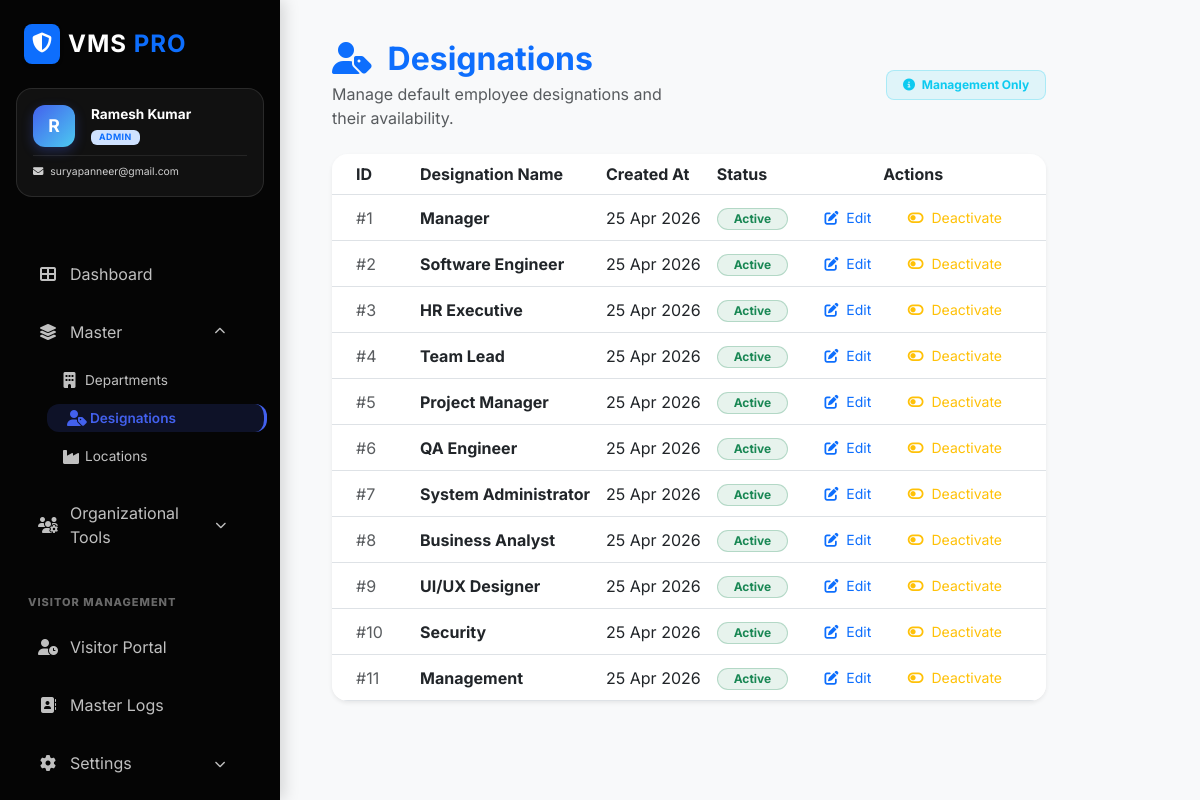
The page /designations.php (signed in) on the database its author committed.
### tables this page shows
CREATE TABLE `designation_master` (
  `id` int(11) NOT NULL,
  `designation_name` varchar(100) NOT NULL,
  `status` int(11) DEFAULT 1,
  `created_at` datetime DEFAULT current_timestamp()
);

### designations.php (the view, shortened to what this page needs)
<?php
include("includes/config.php");
$designations = $con->query("SELECT * FROM designation_master ORDER BY id ASC")->fetchAll();
include("includes/header.php");
include("includes/sidebar.php");
?>
<div class="content">
    <div class="container-fluid content-animate">
        <div class="row mb-4 align-items-center">
            <div class="col-md-6">
                <h2 class="fw-bold text-primary mb-1"><i class="fas fa-user-tag me-2"></i> Designations</h2>
                <p class="text-muted mb-0">Manage default employee designations and their availability.</p>
            </div>
            <div class="col-md-6 text-md-end mt-3 mt-md-0">
                <div class="badge bg-info bg-opacity-10 text-info border border-info border-opacity-25 px-3 py-2 rounded-3">
                    <i class="fas fa-info-circle me-1"></i> Management Only
                </div>
            </div>
        </div>
        <div class="card border-0 shadow-sm rounded-4 overflow-hidden">
            <div class="card-body p-0">
                <div class="table-responsive">
                    <table class="table table-hover align-middle mb-0">
                        <thead class="bg-light">
                            <tr>
                                <th class="ps-4" style="width: 80px;">ID</th>
                                <th>Designation Name</th>
                                <th>Created At</th>
                                <th>Status</th>
                                <th class="text-center pe-4" style="width: 250px;">Actions</th>
                            </tr>
                        </thead>
                        <tbody>
                            <?php foreach ($designations as $d): ?>
                            <tr>
                                <td class="ps-4 text-muted">#<?= $d['id'] ?></td>
                                <td>
                                    <div class="fw-bold text-dark"><?= htmlspecialchars($d['designation_name']) ?></div>
                                </td>
                                <td><?= date("d M Y", strtotime($d['created_at'])) ?></td>
                                <td>
                                    <?php if ($d['status'] == 1): ?>
                                        <span class="badge rounded-pill bg-success bg-opacity-10 text-success border border-success border-opacity-25 px-3">
                                            Active
                                        </span>
                                    <?php else: ?>
                                        <span class="badge rounded-pill bg-danger bg-opacity-10 text-danger border border-danger border-opacity-25 px-3">
                                            Inactive
                                        </span>
                                    <?php endif; ?>
                                </td>
                                <td class="text-center pe-4">
                                    <button class="btn btn-outline-primary btn-sm border-0 rounded-3 px-3 editBtn"
                                        data-id="<?= $d['id'] ?>"
                                        data-name="<?= htmlspecialchars($d['designation_name']) ?>">
                                        <i class="fas fa-edit me-1"></i> Edit
                                    </button>
                                    <?php if ($d['status'] == 1): ?>
                                        <a href="?id=<?= $d['id'] ?>&status=0" class="btn btn-outline-warning btn-sm border-0 rounded-3 px-3" onclick="return confirm('Mark this designation as Inactive?')">
                                            <i class="fas fa-toggle-off me-1"></i> Deactivate
                                        </a>
                                    <?php else: ?>
                                        <a href="?id=<?= $d['id'] ?>&status=1" class="btn btn-outline-success btn-sm border-0 rounded-3 px-3" onclick="return confirm('Mark this designation as Active?')">
                                            <i class="fas fa-toggle-on me-1"></i> Activate
                                        </a>
                                    <?php endif; ?>
                                </td>
                            </tr>
                            <?php endforeach; ?>
                        </tbody>
                    </table>
                </div>
            </div>
        </div>
    </div>
</div>
<?php include("includes/footer.php"); ?>

### assets/css/style.css (style rules this page uses)
:root { --primary-color: #4361ee; --secondary-color: #3f37c9; --bg-color: #f8f9fa; --sidebar-bg: #000000; --card-shadow: 0 10px 30px rgba(0, 0, 0, 0.08); }
body { margin: 0; font-family: 'Inter', system-ui, -apple-system, sans-serif; background-color: var(--bg-color); color: #2d3436; }
.content { margin-left: 280px; padding: 40px; min-height: 100vh; transition: margin-left 0.3s ease; }
.overflow-hidden { overflow: hidden; }

### rows shown on the page
designation_master: id "1", designation_name "Manager", created_at "25 Apr 2026", status "Active"
designation_master: id "2", designation_name "Software Engineer", created_at "25 Apr 2026", status "Active"
designation_master: id "3", designation_name "HR Executive", created_at "25 Apr 2026", status "Active"
designation_master: id "4", designation_name "Team Lead", created_at "25 Apr 2026", status "Active"
designation_master: id "5", designation_name "Project Manager", created_at "25 Apr 2026", status "Active"
designation_master: id "6", designation_name "QA Engineer", created_at "25 Apr 2026", status "Active"
designation_master: id "7", designation_name "System Administrator", created_at "25 Apr 2026", status "Active"
designation_master: id "8", designation_name "Business Analyst", created_at "25 Apr 2026", status "Active"
designation_master: id "9", designation_name "UI/UX Designer", created_at "25 Apr 2026", status "Active"
designation_master: id "10", designation_name "Security", created_at "25 Apr 2026", status "Active"
designation_master: id "11", designation_name "Management", created_at "25 Apr 2026", status "Active"

### other values the page prints
substr($user_name, 0, 1) "R"
$user_name "Ramesh Kumar"
$user_role "ADMIN"
$user_email "suryapanneer@gmail.com"
